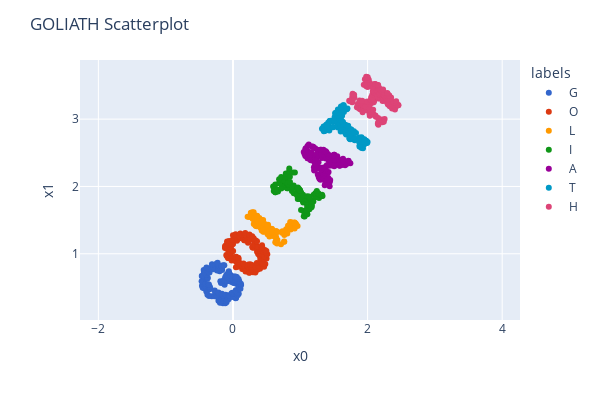

Source (notebook cell):
### Code cell
# Rotate the data points by 50 degrees
df2 = rotate(df, 50)

plot_GOLIATH(df2)
